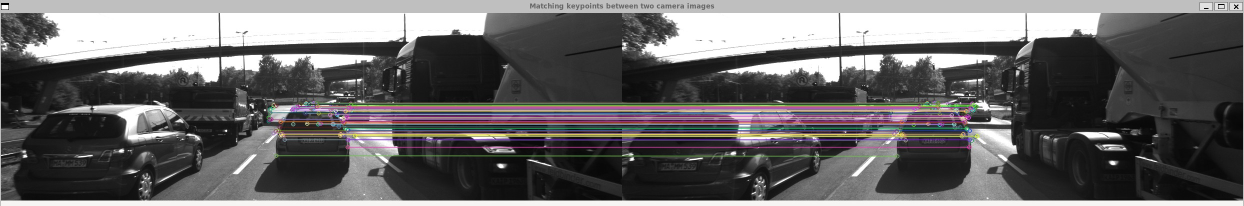
//> input picture Camera/SFND_2D_Feature_Tracking/images/FAST_BRISK_matching.jpg, 2488 x 412 px, given in place of 0000000000.png, which was not available (shown at 1/2 size)
$ ./MidTermProject_Camera_Student   (built with g++ and OpenCV 4)
//> lines starting //> are read from the running program, lines starting //| are printed output that depends on the picture; pictures that were not available may be replaced by others from this repository, and a replacement may not be noted
### Camera/SFND_2D_Feature_Tracking/src/matching2D.hpp
#ifndef matching2D_hpp
#define matching2D_hpp

#include <stdio.h>
#include <iostream>
#include <sstream>
#include <iomanip>
#include <vector>
#include <cmath>
#include <limits>

#include <opencv2/core.hpp>
#include <opencv2/highgui/highgui.hpp>
#include <opencv2/imgproc/imgproc.hpp>
#include <opencv2/features2d.hpp>
#include <opencv2/xfeatures2d.hpp>
#include <opencv2/xfeatures2d/nonfree.hpp>

#include "dataStructures.h"


void detKeypointsHarris(std::vector<cv::KeyPoint> &keypoints, cv::Mat &img, bool bVis=false);
void detKeypointsShiTomasi(std::vector<cv::KeyPoint> &keypoints, cv::Mat &img, bool bVis=false);
void detKeypointsModern(std::vector<cv::KeyPoint> &keypoints, cv::Mat &img, const std::string& detectorType, bool bVis=false);
void descKeypoints(std::vector<cv::KeyPoint> &keypoints, cv::Mat &img, cv::Mat &descriptors, std::string descriptorType);
void matchDescriptors(std::vector<cv::KeyPoint> &kPtsSource, std::vector<cv::KeyPoint> &kPtsRef, cv::Mat &descSource, cv::Mat &descRef,
                      std::vector<cv::DMatch> &matches, std::string descriptorType, std::string matcherType, std::string selectorType);
void visualizeKeypoints(const cv::Mat &img, const std::vector<cv::KeyPoint> &keypoints, const std::string &windowName);

#endif /* matching2D_hpp */

### Camera/SFND_2D_Feature_Tracking/src/dataStructures.h
#ifndef dataStructures_h
#define dataStructures_h

#include <vector>
#include <opencv2/core.hpp>


struct DataFrame { // represents the available sensor information at the same time instance

    cv::Mat cameraImg; // camera image

    std::vector<cv::KeyPoint> keypoints; // 2D keypoints within camera image
    cv::Mat descriptors; // keypoint descriptors
    std::vector<cv::DMatch> kptMatches; // keypoint matches between previous and current frame
};


#endif /* dataStructures_h */

### Camera/SFND_2D_Feature_Tracking/src/matching2D_Student.cpp
#include <numeric>
#include <unordered_map>
#include <functional>
#include "matching2D.hpp"


// [7 lines left out: function visualizeKeypoints, not called in this run]

// Find best matches for keypoints in two camera images based on several matching methods
void matchDescriptors(std::vector<cv::KeyPoint> &kPtsSource, std::vector<cv::KeyPoint> &kPtsRef, cv::Mat &descSource, cv::Mat &descRef,
                      std::vector<cv::DMatch> &matches, std::string descriptorCategory, std::string matcherType, std::string selectorType)
{
    // configure matcher
    bool crossCheck = false;
    cv::Ptr<cv::DescriptorMatcher> matcher;

    if (matcherType.compare("MAT_BF") == 0)
    {
        int normType = descriptorCategory.compare("DES_BINARY") == 0 ? cv::NORM_HAMMING : cv::NORM_L2;
        matcher = cv::BFMatcher::create(normType, crossCheck);
        std::cout << "BF matching (" << descriptorCategory << ") with cross-check=" << crossCheck << std::endl;
    }
    else if (matcherType.compare("MAT_FLANN") == 0)
    {
        if (descSource.type() != CV_32F)
        { // OpenCV bug workaround : convert binary descriptors to floating point due to a bug in current OpenCV implementation
            descSource.convertTo(descSource, CV_32F);
            descRef.convertTo(descRef, CV_32F);
        }

        matcher = cv::DescriptorMatcher::create(cv::DescriptorMatcher::FLANNBASED);
        std::cout << "FLANN matching";
    }

    // perform matching task
    if (selectorType.compare("SEL_NN") == 0)
    { // nearest neighbor (best match)

        matcher->match(descSource, descRef, matches); // Finds the best match for each descriptor in desc1
    }
    else if (selectorType.compare("SEL_KNN") == 0)
    { // k nearest neighbors (k=2)

        // implement k-nearest-neighbor matching
        std::vector<std::vector<cv::DMatch>> knnMatches;
        const int k = 2;
        double t = static_cast<double>(cv::getTickCount());
        matcher->knnMatch(descSource, descRef, knnMatches, k); // Finds the best match for each descriptor
        t = (static_cast<double>(cv::getTickCount()) - t) / cv::getTickFrequency();
        std::cout << " (KNN) with n=" << knnMatches.size() << " matches in " << 1000 * t / 1.0 << " ms" << std::endl;

        // filter matches using descriptor distance ratio test
        constexpr double ratioThreshold = 0.8f;
        size_t numFiltered = 0;
        for (const auto& matchPair : knnMatches)
        {
            if (matchPair.size() == 2 && matchPair[0].distance < ratioThreshold * matchPair[1].distance)
            {
                matches.push_back(matchPair[0]);
            }
            else
            {
                ++numFiltered;
            }
        }
        std::cout << numFiltered << " matches were filtered out"<< std::endl;
    }
}

// Use one of several types of state-of-art descriptors to uniquely identify keypoints
void descKeypoints(std::vector<cv::KeyPoint> &keypoints, cv::Mat &img, cv::Mat &descriptors, std::string descriptorType)
{
    using ExtractorFactory = std::function<cv::Ptr<cv::DescriptorExtractor>()>;

    // select appropriate descriptor
    static const std::unordered_map<std::string, ExtractorFactory> descriptorFactories = {
        {"BRISK", [] { return cv::BRISK::create(); }},
        {"BRIEF", [] { return cv::xfeatures2d::BriefDescriptorExtractor::create(); }},
        {"ORB",   [] { return cv::ORB::create(); }},
        {"FREAK", [] { return cv::xfeatures2d::FREAK::create(); }},
        {"AKAZE", [] { return cv::AKAZE::create(); }},
        {"SIFT",  [] { return cv::SIFT::create(); }}
    };

    const auto it = descriptorFactories.find(descriptorType);
    if (it == descriptorFactories.end())
    {
        std::cerr << "#3 : EXTRACT DESCRIPTORS failed. Invalid descriptorType '" << descriptorType
                  << "'. Valid options: BRISK, BRIEF, ORB, FREAK, AKAZE, SIFT" << std::endl;
        std::exit(EXIT_FAILURE);
    }

    auto extractor = it->second();

    // perform feature description
    double t = static_cast<double>(cv::getTickCount());
    extractor->compute(img, keypoints, descriptors);
    t = (static_cast<double>(cv::getTickCount()) - t) / cv::getTickFrequency();
    std::cout << descriptorType << " descriptor extraction in " << 1000 * t / 1.0 << " ms" << std::endl;
}

// Detect keypoints in image using the traditional Shi-Thomasi detector
// [67 lines left out: functions detKeypointsShiTomasi, detKeypointsHarris, not called in this run]

void detKeypointsModern(std::vector<cv::KeyPoint> &keypoints, cv::Mat &img, const std::string &detectorType, bool bVis)
{
    cv::Ptr<cv::FeatureDetector> detector;

    if (detectorType == "FAST")       detector = cv::FastFeatureDetector::create();
    else if (detectorType == "BRISK") detector = cv::BRISK::create();
    else if (detectorType == "ORB")   detector = cv::ORB::create();
    else if (detectorType == "AKAZE") detector = cv::AKAZE::create();
    else if (detectorType == "SIFT")  detector = cv::SIFT::create();
    else {
        std::cerr << "Unknown detector type: " << detectorType << '\n';
        return;
    }

    double t = static_cast<double>(cv::getTickCount());
    detector->detect(img, keypoints);
    t = (static_cast<double>(cv::getTickCount()) - t) / cv::getTickFrequency();
    std::cout << detectorType << " detection with n=" << keypoints.size()
              << " keypoints in " << 1000 * t << " ms" << std::endl;

    if (bVis)
    {
        visualizeKeypoints(img, keypoints, detectorType + " Keypoints Detector Results");
    }
}

### Camera/SFND_2D_Feature_Tracking/src/MidTermProject_Camera_Student.cpp
/* INCLUDES FOR THIS PROJECT */
#include <iostream>
#include <fstream>
#include <sstream>
#include <iomanip>
#include <vector>
#include <cmath>
#include <limits>
#include <opencv2/core.hpp>
#include <opencv2/highgui/highgui.hpp>
#include <opencv2/imgproc/imgproc.hpp>
#include <opencv2/features2d.hpp>
#include <opencv2/xfeatures2d.hpp>
#include <opencv2/xfeatures2d/nonfree.hpp>

#include "dataStructures.h"
#include "matching2D.hpp"

using namespace std;

/* MAIN PROGRAM */
int main(int argc, const char *argv[])
{

    /* INIT VARIABLES AND DATA STRUCTURES */

    // data location
    string dataPath = "../";

    // camera
    string imgBasePath = dataPath + "images/";
    string imgPrefix = "KITTI/2011_09_26/image_00/data/000000"; // left camera, color
    string imgFileType = ".png";
    int imgStartIndex = 0; // first file index to load (assumes Lidar and camera names have identical naming convention)
    int imgEndIndex = 9;   // last file index to load
    int imgFillWidth = 4;  // no. of digits which make up the file index (e.g. img-0001.png)

    // misc
    int dataBufferSize = 2;       // no. of images which are held in memory (ring buffer) at the same time
    vector<DataFrame> dataBuffer; // list of data frames which are held in memory at the same time
    bool bVis = false;            // visualize results

    /* MAIN LOOP OVER ALL IMAGES */

    for (size_t imgIndex = 0; imgIndex <= imgEndIndex - imgStartIndex; imgIndex++)
    {
        /* LOAD IMAGE INTO BUFFER */

        // assemble filenames for current index
        ostringstream imgNumber;
        imgNumber << setfill('0') << setw(imgFillWidth) << imgStartIndex + imgIndex;
        string imgFullFilename = imgBasePath + imgPrefix + imgNumber.str() + imgFileType;

        // load image from file and convert to grayscale
        cv::Mat img, imgGray;
        img = cv::imread(imgFullFilename);
//> img is the input picture: 412 rows x 2488 cols, CV_8UC3; mean B, G, R 101.2, 100.7, 102.4
        cv::cvtColor(img, imgGray, cv::COLOR_BGR2GRAY);
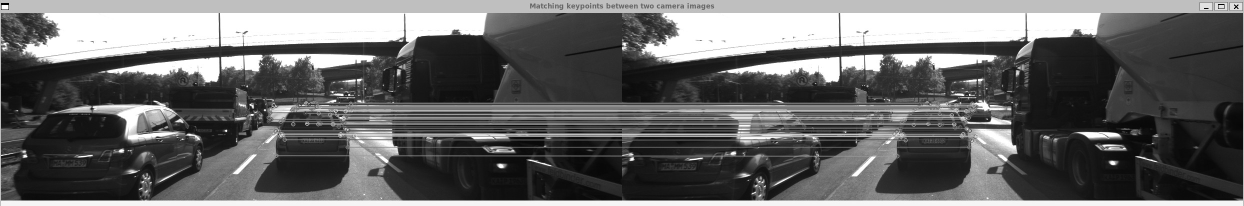
//> imgGray: 412 rows x 2488 cols, CV_8UC1 (shown at 1/2 size); min 0, max 255, mean 101.2

        //// STUDENT ASSIGNMENT
        //// TASK MP.1 -> replace the following code with ring buffer of size dataBufferSize

        // push image into data frame buffer
        DataFrame frame;
        frame.cameraImg = imgGray;
        if (dataBuffer.size() >= dataBufferSize)
        {
            dataBuffer.erase(dataBuffer.begin()); // remove the oldest frame
        }
        dataBuffer.push_back(frame);

        //// EOF STUDENT ASSIGNMENT
        cout << "#1 : LOAD IMAGE INTO BUFFER done" << endl;

        /* DETECT IMAGE KEYPOINTS */

        // extract 2D keypoints from current image
        vector<cv::KeyPoint> keypoints; // create empty feature list for current image
        string detectorType = "ORB"; //Options: SHITOMASI, HARRIS, FAST, BRISK, ORB, AKAZE, SIFT

        //// STUDENT ASSIGNMENT
        //// TASK MP.2 -> add the following keypoint detectors in file matching2D.cpp and enable string-based selection based on detectorType
        //// -> HARRIS, FAST, BRISK, ORB, AKAZE, SIFT

        if (detectorType == "SHITOMASI")
        {
            detKeypointsShiTomasi(keypoints, imgGray, false);
        }
        else if (detectorType == "HARRIS")
        {
            detKeypointsHarris(keypoints, imgGray, false);
        }
        else
        {
            detKeypointsModern(keypoints, imgGray, detectorType, false);
//> in detKeypointsModern, `detector->detect(img, keypoints);`: keypoints = 500 keypoints; strongest (x, y, size): (1939, 190, 31), (453, 260, 31), (697, 189, 31), (452, 263, 31)
        }

        //// EOF STUDENT ASSIGNMENT

        //// STUDENT ASSIGNMENT
        //// TASK MP.3 -> only keep keypoints on the preceding vehicle

        // only keep keypoints on the preceding vehicle
        bool bFocusOnVehicle = true;
        cv::Rect vehicleRect(535, 180, 180, 150);
        if (bFocusOnVehicle)
        {
            std::vector<cv::KeyPoint> vehicleKeypoints;
            for (const auto& kp : keypoints)
            {
                if (vehicleRect.contains(kp.pt))
                {
                    vehicleKeypoints.push_back(kp);
                }
            }
//> this loop made 500 passes
//> kp on passes 1 to 3: keypoint at (2160, 59), size 31, keypoint at (284, 364), size 31, keypoint at (1903, 183), size 31
            keypoints = vehicleKeypoints;
//> keypoints = 17 keypoints; strongest (x, y, size): (697, 189, 31), (685, 189, 31), (665, 184, 31), (684, 190, 37.2)

            std::cout << "Keypoints on vehicle ROI: " << keypoints.size() << std::endl;
//| Keypoints on vehicle ROI: 17
        }

        //// EOF STUDENT ASSIGNMENT

        // optional : limit number of keypoints (helpful for debugging and learning)
        bool bLimitKpts = false;
        if (bLimitKpts)
        {
            int maxKeypoints = 50;

            if (detectorType.compare("SHITOMASI") == 0)
            { // there is no response info, so keep the first 50 as they are sorted in descending quality order
                keypoints.erase(keypoints.begin() + maxKeypoints, keypoints.end());
            }
            cv::KeyPointsFilter::retainBest(keypoints, maxKeypoints);
            cout << " NOTE: Keypoints have been limited!" << endl;
        }

        // push keypoints and descriptor for current frame to end of data buffer
        (dataBuffer.end() - 1)->keypoints = keypoints;
        cout << "#2 : DETECT KEYPOINTS done" << endl;

        /* EXTRACT KEYPOINT DESCRIPTORS */

        //// STUDENT ASSIGNMENT
        //// TASK MP.4 -> add the following descriptors in file matching2D.cpp and enable string-based selection based on descriptorType
        //// -> BRIEF, ORB, FREAK, AKAZE, SIFT

        cv::Mat descriptors;
        string descriptorType = "ORB"; // "BRISK", BRIEF, ORB, FREAK, AKAZE, SIFT
        descKeypoints((dataBuffer.end() - 1)->keypoints, (dataBuffer.end() - 1)->cameraImg, descriptors, descriptorType);
        //// EOF STUDENT ASSIGNMENT

        // push descriptors for current frame to end of data buffer
        (dataBuffer.end() - 1)->descriptors = descriptors;

        cout << "#3 : EXTRACT DESCRIPTORS done" << endl;

        if (dataBuffer.size() > 1) // wait until at least two images have been processed
        {

            /* MATCH KEYPOINT DESCRIPTORS */

            vector<cv::DMatch> matches;
            string matcherType = "MAT_BF";        // MAT_BF, MAT_FLANN
            string descriptorCategory = "DES_BINARY"; // DES_BINARY, DES_HOG
            string selectorType = "SEL_NN";       // SEL_NN, SEL_KNN

            //// STUDENT ASSIGNMENT
            //// TASK MP.5 -> add FLANN matching in file matching2D.cpp
            //// TASK MP.6 -> add KNN match selection and perform descriptor distance ratio filtering with t=0.8 in file matching2D.cpp

            matchDescriptors((dataBuffer.end() - 2)->keypoints, (dataBuffer.end() - 1)->keypoints,
                             (dataBuffer.end() - 2)->descriptors, (dataBuffer.end() - 1)->descriptors,
                             matches, descriptorCategory, matcherType, selectorType);

            //// EOF STUDENT ASSIGNMENT

            // store matches in current data frame
            (dataBuffer.end() - 1)->kptMatches = matches;

            cout << "#4 : MATCH KEYPOINT DESCRIPTORS done" << endl;

            // visualize matches between current and previous image
            bVis = true;
            if (bVis)
            {
                cv::Mat matchImg = ((dataBuffer.end() - 1)->cameraImg).clone();
                cv::drawMatches((dataBuffer.end() - 2)->cameraImg, (dataBuffer.end() - 2)->keypoints,
                                (dataBuffer.end() - 1)->cameraImg, (dataBuffer.end() - 1)->keypoints,
                                matches, matchImg,
                                cv::Scalar::all(-1), cv::Scalar::all(-1),
                                vector<char>(), cv::DrawMatchesFlags::DRAW_RICH_KEYPOINTS);

                string windowName = "Matching keypoints between two camera images";
                cv::namedWindow(windowName, 7);
                cv::imshow(windowName, matchImg);
                cout << "Press key to continue to next image" << endl;
                cv::waitKey(0); // wait for key to be pressed
            }
            bVis = false;
        }

    } // eof loop over all images
//> pass 2 of the loop `for (size_t imgIndex = 0; imgIndex <= imgEndIndex - imgStartIndex; img..`:
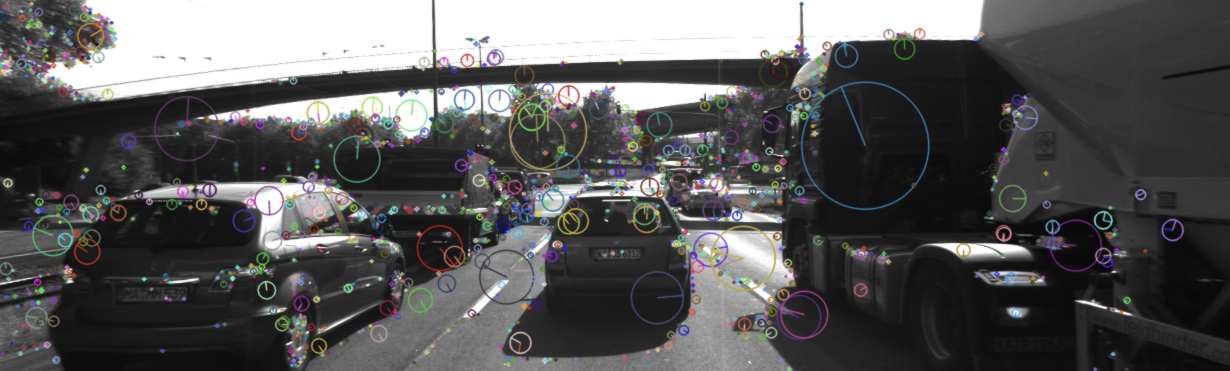
//> input picture Camera/SFND_2D_Feature_Tracking/images/keypoints.png, 2460 x 742 px, given in place of 0000000001.png, which was not available (shown at 1/2 size)
//> img is the input picture: 742 rows x 2460 cols, CV_8UC3; mean B, G, R 88.8, 88.6, 88.8
//> `cv::cvtColor(img, imgGray, cv::COLOR_BGR2GRAY);`:
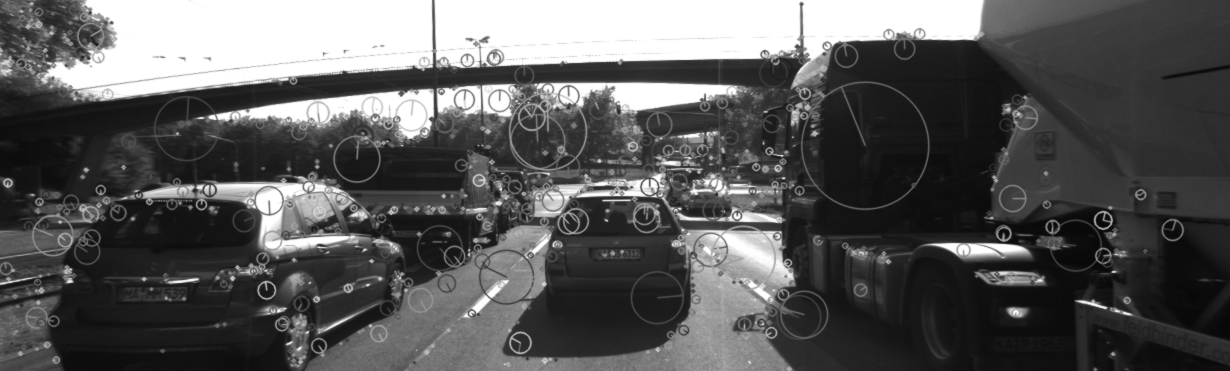
//> imgGray: 742 rows x 2460 cols, CV_8UC1 (shown at 1/2 size); min 7, max 255, mean 88.7
//> in detKeypointsModern (call 2), `detector->detect(img, keypoints);`: keypoints = 500 keypoints; strongest (x, y, size): (398, 373, 77.1), (144, 562, 44.6), (396, 373, 64.3), (400, 375, 64.3)
//> the loop `for (const auto& kp : keypoints)` made 500 passes
//> kp on passes 1 to 3: keypoint at (1139, 394), size 31, keypoint at (734, 570), size 31, keypoint at (804, 291), size 31
//> after the loop `for (const auto& kp : keypoints)`: vehicleKeypoints = 0 keypoints
//| Keypoints on vehicle ROI: 0
//> (the run ends here: the program stops with an error, at `matcher->match(descSource, descRef, matches);`)
